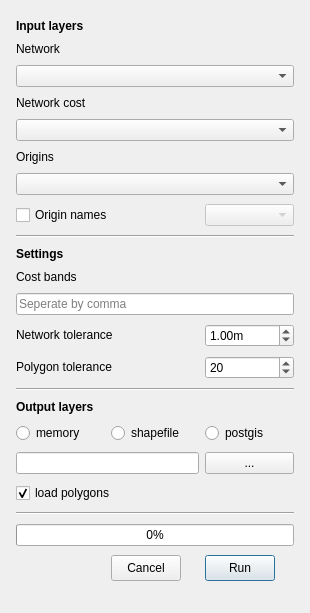
<?xml version="1.0" encoding="UTF-8"?>
<!--
SPDX-FileCopyrightText: 2017 Jorge Gil <jorge.gil@ucl.ac.uk>
SPDX-FileCopyrightText: 2017 UCL
SPDX-FileCopyrightText: 2019 IoannaK <i.kolovou@spacesyntax.com>
SPDX-FileCopyrightText: 2019 Space Syntax Ltd.

SPDX-License-Identifier: GPL-2.0-or-later
-->
<ui version="4.0">
 <class>CatchmentAnalyserDialog</class>
 <widget class="QDialog" name="CatchmentAnalyserDialog">
  <property name="geometry">
   <rect>
    <x>0</x>
    <y>0</y>
    <width>310</width>
    <height>613</height>
   </rect>
  </property>
  <property name="sizePolicy">
   <sizepolicy hsizetype="Preferred" vsizetype="Preferred">
    <horstretch>0</horstretch>
    <verstretch>0</verstretch>
   </sizepolicy>
  </property>
  <property name="minimumSize">
   <size>
    <width>310</width>
    <height>613</height>
   </size>
  </property>
  <property name="maximumSize">
   <size>
    <width>8000</width>
    <height>8000</height>
   </size>
  </property>
  <property name="windowTitle">
   <string>Catchment Analyser</string>
  </property>
  <property name="sizeGripEnabled">
   <bool>false</bool>
  </property>
  <property name="modal">
   <bool>false</bool>
  </property>
  <layout class="QHBoxLayout" name="horizontalLayout">
   <item>
    <layout class="QGridLayout">
     <property name="sizeConstraint">
      <enum>QLayout::SetNoConstraint</enum>
     </property>
     <property name="leftMargin">
      <number>5</number>
     </property>
     <property name="topMargin">
      <number>5</number>
     </property>
     <property name="rightMargin">
      <number>5</number>
     </property>
     <property name="bottomMargin">
      <number>5</number>
     </property>
     <item row="13" column="2">
      <widget class="QDoubleSpinBox" name="polygonTolSpin">
       <property name="sizePolicy">
        <sizepolicy hsizetype="Minimum" vsizetype="Fixed">
         <horstretch>0</horstretch>
         <verstretch>0</verstretch>
        </sizepolicy>
       </property>
       <property name="minimumSize">
        <size>
         <width>0</width>
         <height>0</height>
        </size>
       </property>
       <property name="decimals">
        <number>0</number>
       </property>
       <property name="maximum">
        <double>99.000000000000000</double>
       </property>
       <property name="singleStep">
        <double>1.000000000000000</double>
       </property>
       <property name="value">
        <double>20.000000000000000</double>
       </property>
      </widget>
     </item>
     <item row="12" column="2">
      <widget class="QDoubleSpinBox" name="networkTolSpin">
       <property name="sizePolicy">
        <sizepolicy hsizetype="Minimum" vsizetype="Fixed">
         <horstretch>0</horstretch>
         <verstretch>0</verstretch>
        </sizepolicy>
       </property>
       <property name="minimumSize">
        <size>
         <width>0</width>
         <height>0</height>
        </size>
       </property>
       <property name="suffix">
        <string>m</string>
       </property>
       <property name="maximum">
        <double>100.000000000000000</double>
       </property>
       <property name="singleStep">
        <double>0.100000000000000</double>
       </property>
       <property name="value">
        <double>1.000000000000000</double>
       </property>
      </widget>
     </item>
     <item row="13" column="0" colspan="2">
      <widget class="QLabel" name="label_5">
       <property name="sizePolicy">
        <sizepolicy hsizetype="Minimum" vsizetype="Fixed">
         <horstretch>0</horstretch>
         <verstretch>0</verstretch>
        </sizepolicy>
       </property>
       <property name="text">
        <string>Polygon tolerance</string>
       </property>
      </widget>
     </item>
     <item row="9" column="0" colspan="2">
      <widget class="QLabel" name="label_6">
       <property name="sizePolicy">
        <sizepolicy hsizetype="Minimum" vsizetype="Fixed">
         <horstretch>0</horstretch>
         <verstretch>0</verstretch>
        </sizepolicy>
       </property>
       <property name="font">
        <font>
         <weight>75</weight>
         <bold>true</bold>
        </font>
       </property>
       <property name="text">
        <string>Settings</string>
       </property>
      </widget>
     </item>
     <item row="12" column="0" colspan="2">
      <widget class="QLabel" name="label">
       <property name="sizePolicy">
        <sizepolicy hsizetype="Minimum" vsizetype="Fixed">
         <horstretch>0</horstretch>
         <verstretch>0</verstretch>
        </sizepolicy>
       </property>
       <property name="text">
        <string>Network tolerance</string>
       </property>
      </widget>
     </item>
     <item row="11" column="0" colspan="3">
      <widget class="QLineEdit" name="distancesText">
       <property name="sizePolicy">
        <sizepolicy hsizetype="MinimumExpanding" vsizetype="Fixed">
         <horstretch>0</horstretch>
         <verstretch>0</verstretch>
        </sizepolicy>
       </property>
       <property name="minimumSize">
        <size>
         <width>0</width>
         <height>0</height>
        </size>
       </property>
       <property name="acceptDrops">
        <bool>false</bool>
       </property>
       <property name="frame">
        <bool>true</bool>
       </property>
       <property name="cursorPosition">
        <number>0</number>
       </property>
       <property name="placeholderText">
        <string>Seperate by comma</string>
       </property>
       <property name="cursorMoveStyle">
        <enum>Qt::VisualMoveStyle</enum>
       </property>
      </widget>
     </item>
     <item row="10" column="0" colspan="2">
      <widget class="QLabel" name="label_4">
       <property name="sizePolicy">
        <sizepolicy hsizetype="Minimum" vsizetype="Fixed">
         <horstretch>0</horstretch>
         <verstretch>0</verstretch>
        </sizepolicy>
       </property>
       <property name="text">
        <string>Cost bands</string>
       </property>
      </widget>
     </item>
     <item row="1" column="0" colspan="2">
      <widget class="QLabel" name="network_layer">
       <property name="sizePolicy">
        <sizepolicy hsizetype="MinimumExpanding" vsizetype="Fixed">
         <horstretch>0</horstretch>
         <verstretch>0</verstretch>
        </sizepolicy>
       </property>
       <property name="layoutDirection">
        <enum>Qt::RightToLeft</enum>
       </property>
       <property name="text">
        <string>Network </string>
       </property>
      </widget>
     </item>
     <item row="7" column="0" colspan="2">
      <widget class="QCheckBox" name="nameCheck">
       <property name="contextMenuPolicy">
        <enum>Qt::PreventContextMenu</enum>
       </property>
       <property name="text">
        <string>Origin names</string>
       </property>
       <property name="checked">
        <bool>false</bool>
       </property>
      </widget>
     </item>
     <item row="5" column="0" colspan="2">
      <widget class="QLabel" name="origin_layer">
       <property name="sizePolicy">
        <sizepolicy hsizetype="MinimumExpanding" vsizetype="Fixed">
         <horstretch>0</horstretch>
         <verstretch>0</verstretch>
        </sizepolicy>
       </property>
       <property name="text">
        <string>Origins</string>
       </property>
      </widget>
     </item>
     <item row="4" column="0" colspan="3">
      <widget class="QComboBox" name="costCombo">
       <property name="enabled">
        <bool>true</bool>
       </property>
       <property name="sizePolicy">
        <sizepolicy hsizetype="MinimumExpanding" vsizetype="Fixed">
         <horstretch>0</horstretch>
         <verstretch>0</verstretch>
        </sizepolicy>
       </property>
      </widget>
     </item>
     <item row="6" column="0" colspan="3">
      <widget class="QComboBox" name="originsCombo">
       <property name="sizePolicy">
        <sizepolicy hsizetype="MinimumExpanding" vsizetype="Fixed">
         <horstretch>0</horstretch>
         <verstretch>0</verstretch>
        </sizepolicy>
       </property>
      </widget>
     </item>
     <item row="0" column="0" colspan="2">
      <widget class="QLabel" name="label_2">
       <property name="sizePolicy">
        <sizepolicy hsizetype="Minimum" vsizetype="Fixed">
         <horstretch>0</horstretch>
         <verstretch>0</verstretch>
        </sizepolicy>
       </property>
       <property name="font">
        <font>
         <weight>75</weight>
         <bold>true</bold>
        </font>
       </property>
       <property name="text">
        <string>Input layers</string>
       </property>
      </widget>
     </item>
     <item row="2" column="0" colspan="3">
      <widget class="QComboBox" name="networkCombo">
       <property name="sizePolicy">
        <sizepolicy hsizetype="MinimumExpanding" vsizetype="Fixed">
         <horstretch>0</horstretch>
         <verstretch>0</verstretch>
        </sizepolicy>
       </property>
      </widget>
     </item>
     <item row="8" column="0" colspan="3">
      <widget class="Line" name="line">
       <property name="sizePolicy">
        <sizepolicy hsizetype="Minimum" vsizetype="Fixed">
         <horstretch>0</horstretch>
         <verstretch>0</verstretch>
        </sizepolicy>
       </property>
       <property name="orientation">
        <enum>Qt::Horizontal</enum>
       </property>
      </widget>
     </item>
     <item row="7" column="2">
      <widget class="QComboBox" name="nameCombo">
       <property name="enabled">
        <bool>false</bool>
       </property>
       <property name="sizePolicy">
        <sizepolicy hsizetype="Minimum" vsizetype="Fixed">
         <horstretch>0</horstretch>
         <verstretch>0</verstretch>
        </sizepolicy>
       </property>
      </widget>
     </item>
     <item row="3" column="0" colspan="2">
      <widget class="QLabel" name="label_7">
       <property name="sizePolicy">
        <sizepolicy hsizetype="MinimumExpanding" vsizetype="Fixed">
         <horstretch>0</horstretch>
         <verstretch>0</verstretch>
        </sizepolicy>
       </property>
       <property name="text">
        <string>Network cost</string>
       </property>
      </widget>
     </item>
     <item row="17" column="2">
      <widget class="QPushButton" name="networkSaveButton">
       <property name="enabled">
        <bool>true</bool>
       </property>
       <property name="sizePolicy">
        <sizepolicy hsizetype="MinimumExpanding" vsizetype="Fixed">
         <horstretch>0</horstretch>
         <verstretch>0</verstretch>
        </sizepolicy>
       </property>
       <property name="minimumSize">
        <size>
         <width>0</width>
         <height>0</height>
        </size>
       </property>
       <property name="focusPolicy">
        <enum>Qt::NoFocus</enum>
       </property>
       <property name="contextMenuPolicy">
        <enum>Qt::DefaultContextMenu</enum>
       </property>
       <property name="acceptDrops">
        <bool>false</bool>
       </property>
       <property name="layoutDirection">
        <enum>Qt::RightToLeft</enum>
       </property>
       <property name="text">
        <string notr="true">...</string>
       </property>
       <property name="checkable">
        <bool>false</bool>
       </property>
       <property name="autoDefault">
        <bool>false</bool>
       </property>
       <property name="default">
        <bool>false</bool>
       </property>
       <property name="flat">
        <bool>false</bool>
       </property>
      </widget>
     </item>
     <item row="17" column="0" colspan="2">
      <widget class="QLineEdit" name="networkText">
       <property name="sizePolicy">
        <sizepolicy hsizetype="Minimum" vsizetype="Fixed">
         <horstretch>0</horstretch>
         <verstretch>0</verstretch>
        </sizepolicy>
       </property>
       <property name="minimumSize">
        <size>
         <width>0</width>
         <height>0</height>
        </size>
       </property>
      </widget>
     </item>
     <item row="14" column="0" colspan="3">
      <widget class="Line" name="line_2">
       <property name="orientation">
        <enum>Qt::Horizontal</enum>
       </property>
      </widget>
     </item>
     <item row="16" column="1">
      <widget class="QRadioButton" name="shpRadioButton">
       <property name="sizePolicy">
        <sizepolicy hsizetype="MinimumExpanding" vsizetype="Fixed">
         <horstretch>0</horstretch>
         <verstretch>0</verstretch>
        </sizepolicy>
       </property>
       <property name="text">
        <string>shapefile</string>
       </property>
      </widget>
     </item>
     <item row="16" column="2">
      <widget class="QRadioButton" name="postgisRadioButton">
       <property name="sizePolicy">
        <sizepolicy hsizetype="MinimumExpanding" vsizetype="Fixed">
         <horstretch>0</horstretch>
         <verstretch>0</verstretch>
        </sizepolicy>
       </property>
       <property name="text">
        <string>postgis</string>
       </property>
      </widget>
     </item>
     <item row="16" column="0">
      <widget class="QRadioButton" name="memoryRadioButton">
       <property name="sizePolicy">
        <sizepolicy hsizetype="MinimumExpanding" vsizetype="Fixed">
         <horstretch>0</horstretch>
         <verstretch>0</verstretch>
        </sizepolicy>
       </property>
       <property name="text">
        <string>memory</string>
       </property>
      </widget>
     </item>
     <item row="15" column="0" colspan="2">
      <widget class="QLabel" name="label_3">
       <property name="sizePolicy">
        <sizepolicy hsizetype="MinimumExpanding" vsizetype="Fixed">
         <horstretch>0</horstretch>
         <verstretch>0</verstretch>
        </sizepolicy>
       </property>
       <property name="font">
        <font>
         <weight>75</weight>
         <bold>true</bold>
        </font>
       </property>
       <property name="text">
        <string>Output layers</string>
       </property>
      </widget>
     </item>
     <item row="21" column="1">
      <widget class="QPushButton" name="cancelButton">
       <property name="sizePolicy">
        <sizepolicy hsizetype="MinimumExpanding" vsizetype="Fixed">
         <horstretch>0</horstretch>
         <verstretch>0</verstretch>
        </sizepolicy>
       </property>
       <property name="maximumSize">
        <size>
         <width>70</width>
         <height>26</height>
        </size>
       </property>
       <property name="focusPolicy">
        <enum>Qt::NoFocus</enum>
       </property>
       <property name="text">
        <string>Cancel</string>
       </property>
      </widget>
     </item>
     <item row="18" column="0" colspan="2">
      <widget class="QCheckBox" name="polygonCheck">
       <property name="text">
        <string>load polygons</string>
       </property>
       <property name="checked">
        <bool>true</bool>
       </property>
      </widget>
     </item>
     <item row="21" column="2">
      <widget class="QPushButton" name="analysisButton">
       <property name="sizePolicy">
        <sizepolicy hsizetype="MinimumExpanding" vsizetype="Fixed">
         <horstretch>0</horstretch>
         <verstretch>0</verstretch>
        </sizepolicy>
       </property>
       <property name="maximumSize">
        <size>
         <width>70</width>
         <height>26</height>
        </size>
       </property>
       <property name="focusPolicy">
        <enum>Qt::StrongFocus</enum>
       </property>
       <property name="text">
        <string>  Run  </string>
       </property>
       <property name="iconSize">
        <size>
         <width>16</width>
         <height>16</height>
        </size>
       </property>
       <property name="default">
        <bool>false</bool>
       </property>
       <property name="flat">
        <bool>false</bool>
       </property>
      </widget>
     </item>
     <item row="19" column="0" colspan="3">
      <widget class="Line" name="line_3">
       <property name="sizePolicy">
        <sizepolicy hsizetype="Minimum" vsizetype="Fixed">
         <horstretch>0</horstretch>
         <verstretch>0</verstretch>
        </sizepolicy>
       </property>
       <property name="orientation">
        <enum>Qt::Horizontal</enum>
       </property>
      </widget>
     </item>
     <item row="20" column="0" colspan="3">
      <widget class="QProgressBar" name="analysisProgress">
       <property name="sizePolicy">
        <sizepolicy hsizetype="Minimum" vsizetype="Fixed">
         <horstretch>0</horstretch>
         <verstretch>0</verstretch>
        </sizepolicy>
       </property>
       <property name="value">
        <number>0</number>
       </property>
      </widget>
     </item>
    </layout>
   </item>
  </layout>
 </widget>
 <resources/>
 <connections/>
</ui>
